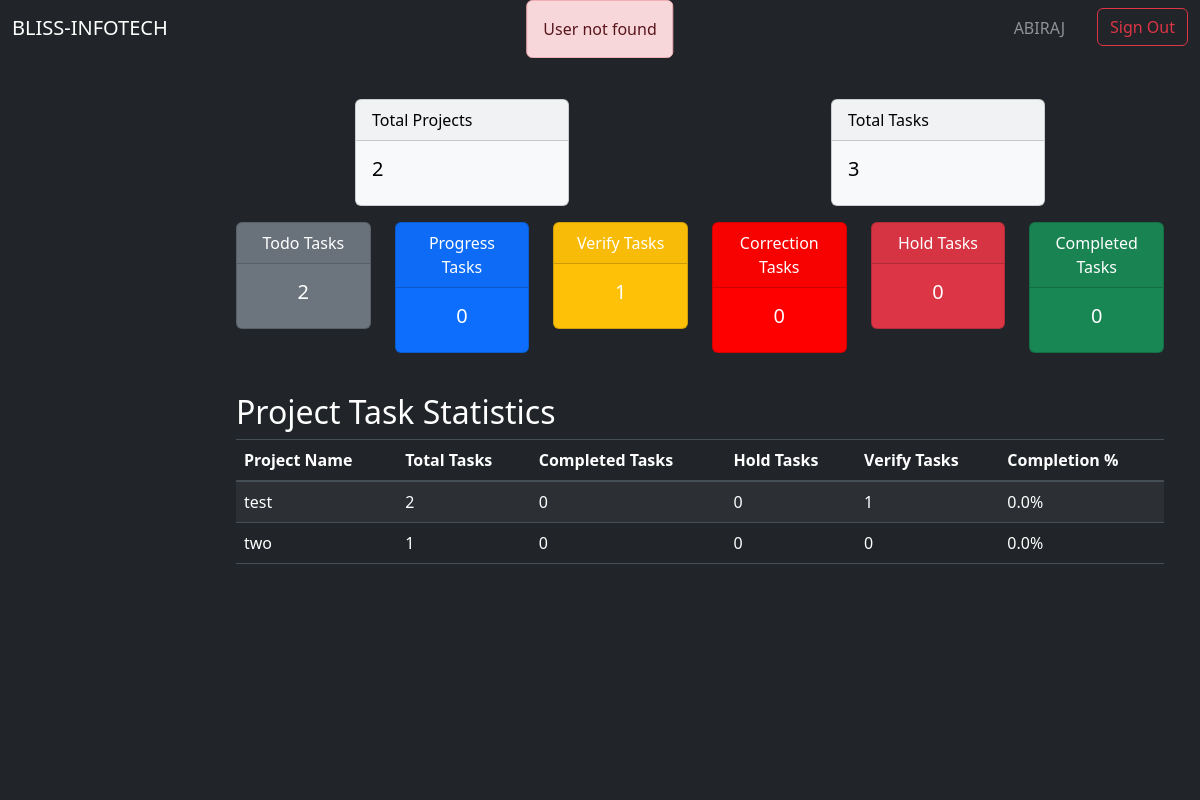
Page /lead/ (signed in) on the earlier database version.
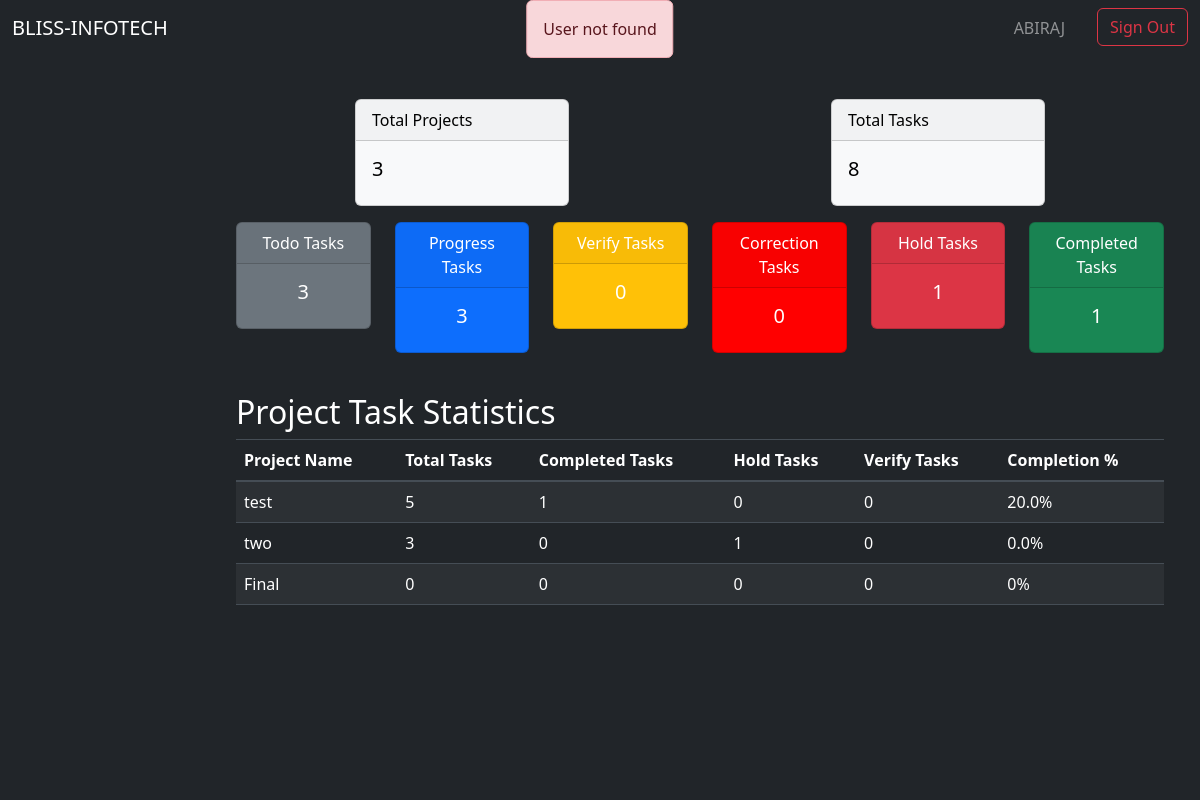
Same page on the later database version.
### app/models.py (models this page shows)
class Project(models.Model):
    id = models.AutoField(primary_key=True)
    name = models.CharField(max_length=64)
    description = models.TextField()
    manager = models.ForeignKey(User, on_delete=models.SET_NULL, null=True)
    client_name = models.CharField(max_length=64, null=True)
    status = models.CharField(max_length=10, default="DESIGN")
    created = models.DateTimeField(auto_now_add=True)
    started = models.DateTimeField(null=True)
    updated = models.DateTimeField(auto_now=True)
    due = models.DateField(null=True)

### app/decorators.py (the view)
        @login_required
        def wrapper(request, *args, **kwargs):
            if in_groups(request.user):
                return view_function(request, *args, **kwargs)
            return redirect('/signout')

### app/views.py (called while the page is built)
def get_role(request):
    if request.user.is_authenticated:
        try:
            role = request.user.groups.all()[0].name
            role = role.lower()
            return role
        except:
            messages.error(request, 'User not found')
            return "/signout"
    else:
        return "/signin"

### lead/views.py (called while the page is built)
@group_required(const.LEAD)
def dashboard(request):
    if request.user.is_authenticated:
        request.session['user_role'] = app_views.get_role(request)
        return render(request,'lead/dashboard.html', lead_dashboard(request))
    else: return redirect('signin')

### template/lead/dashboard.html (shortened to what this page needs)
{% extends 'lead/lead.html' %}
{% block lead_board %}
<div class="container mt-4" style="overflow-x: hidden;">
    <div class="row justify-content-around">
        <div class="col-md-3">
            <div class="card text-black bg-light mb-3">
                <div class="card-header">Total Projects</div>
                <div class="card-body">
                    <h5 class="card-title">{{ total_projects }}</h5>
                </div>
            </div>
        </div>
        <div class="col-md-3">
            <div class="card text-black bg-light mb-3">
                <div class="card-header">Total Tasks</div>
                <div class="card-body">
                    <h5 class="card-title">{{ total_tasks }}</h5>
                </div>
            </div>
        </div>
    </div>
    <div class="row text-center">
        <div class="col-md-2 col-sm-6">
            <div class="card text-white bg-secondary mb-3">
                <div class="card-header">Todo Tasks</div>
                <div class="card-body">
                    <h5 class="card-title">{{ todo_tasks }}</h5>
                </div>
            </div>
        </div>
        <div class="col-md-2 col-sm-6">
            <div class="card text-white bg-primary mb-3">
                <div class="card-header">Progress Tasks</div>
                <div class="card-body">
                    <h5 class="card-title">{{ progress_tasks }}</h5>
                </div>
            </div>
        </div>
        <div class="col-md-2 col-sm-6">
            <div class="card text-white bg-warning mb-3">
                <div class="card-header">Verify Tasks</div>
                <div class="card-body">
                    <h5 class="card-title">{{ verify_tasks }}</h5>
                </div>
            </div>
        </div>
        <div class="col-md-2 col-sm-6">
            <div class="card text-white bg-brown-red mb-3">
                <div class="card-header">Correction Tasks</div>
                <div class="card-body">
                    <h5 class="card-title">{{ correction_tasks }}</h5>
                </div>
            </div>
        </div>
        <div class="col-md-2 col-sm-6">
            <div class="card text-white bg-danger mb-3">
                <div class="card-header">Hold Tasks</div>
                <div class="card-body">
                    <h5 class="card-title">{{ hold_tasks }}</h5>
                </div>
            </div>
        </div>
        <div class="col-md-2 col-sm-6">
            <div class="card text-white bg-success mb-3">
                <div class="card-header">Completed Tasks</div>
                <div class="card-body">
                    <h5 class="card-title">{{ complete_tasks }}</h5>
                </div>
            </div>
        </div>
    </div>
    <h2 class="text-white mt-4">Project Task Statistics</h2>
    <div class="table-responsive">
        <table class="table table-striped table-dark">
            <thead>
                <tr>
                    <th>Project Name</th>
                    <th>Total Tasks</th>
                    <th>Completed Tasks</th>
                    <th>Hold Tasks</th>
                    <th>Verify Tasks</th>
                    <th>Completion %</th>
                </tr>
            </thead>
            <tbody>
                {% for stat in project_stats %}
                <tr>
                    <td>{{ stat.project.name }}</td>
                    <td>{{ stat.total_tasks }}</td>
                    <td>{{ stat.completed_tasks }}</td>
                    <td>{{ stat.hold_tasks }}</td>
                    <td>{{ stat.verify_tasks }}</td>
                    <td>{{ stat.completion_percentage }}%</td>
                </tr>
                {% endfor %}
            </tbody>
        </table>
    </div>
</div>
{% endblock %}

Differences in the rows shown:
changed Project "test": total_tasks "2" → "5"; completed_tasks "0" → "1"; verify_tasks "1" → "0"; completion_percentage "0.0" → "20.0"
changed Project "two": total_tasks "1" → "3"; hold_tasks "0" → "1"
added Project: project.name "Final", total_tasks "0", completed_tasks "0", hold_tasks "0", verify_tasks "0", completion_percentage "0"
Other differences:
{{ total_projects }}: "2" → "3"
{{ total_tasks }}: "3" → "8"
{{ todo_tasks }}: "2" → "3"
{{ progress_tasks }}: "0" → "3"
{{ verify_tasks }}: "1" → "0"
{{ hold_tasks }}: "0" → "1"
{{ complete_tasks }}: "0" → "1"
